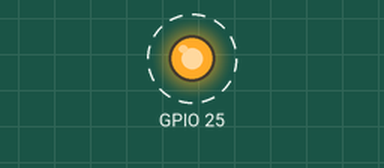
This program was run on a simulated Raspberry Pi (BCM pin numbers). On the bench: output pins drawn as LEDs (lit = HIGH). Dashed ring = blinking. What the program prints to the terminal is not drawn.

Above: at 0.2 s.
Timing chart, 0 to 3.0 s (numbered marks = the images above):
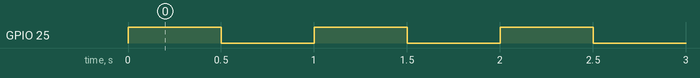

The program:

led_chikachika.py
```python
import RPi.GPIO as GPIO
from time import sleep

GPIO.setmode(GPIO.BCM)
GPIO.setup(25, GPIO.OUT)

try:
    while True:
        GPIO.output(25, GPIO.HIGH)
        sleep(0.5)
        print('HIGH')
        GPIO.output(25, GPIO.LOW)
        sleep(0.5)
        print('LOW')
except KeyboardInterrupt:
    pass

GPIO.cleanup()
```

Measured:
- by itself, GPIO 25: alternates HIGH for 0.50 s and LOW for 0.50 s
